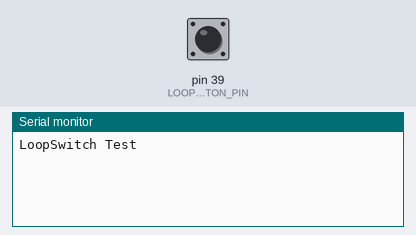
The sketch below on a simulated Arduino Mega 2560, built for the host (arithmetic inside an expression is 32-bit, double 64-bit). Parts: the last lines printed to the serial monitor. The inputs (shaded band) are chosen by the test bench; at power-on: pin 39 (LOOPSWITCH_BUTTON_PIN) LOW.

Above: at 1.2 s.
1.3 s: pin 39 (LOOPSWITCH_BUTTON_PIN) pulled HIGH for 0.15 s
At 2.2 s:
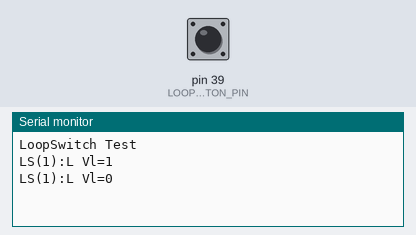
2.9 s: pin 39 (LOOPSWITCH_BUTTON_PIN) pulled HIGH for 1 s
At 4.6 s:
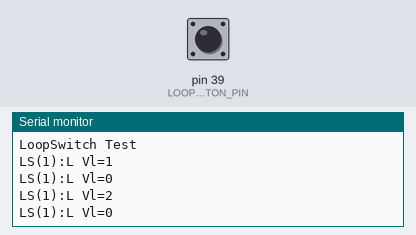
5.4 s: pin 39 (LOOPSWITCH_BUTTON_PIN) pulled HIGH for 0.15 s
At 6.4 s:
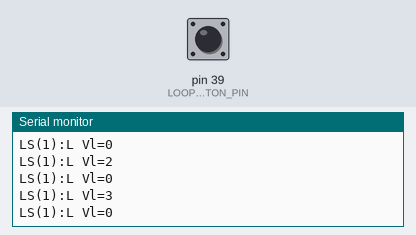
Timing chart, 0 to 8.4 s (numbered marks = the images above; inputs shaded):
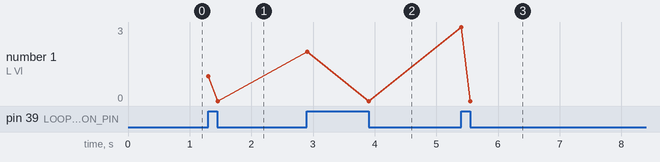

The sketch:

14-LoopSwitch.ino
```cpp
// (licence header left out)
#define LOG
#define LOG_LOOP
#include <Easy.h>

//*****************************************************************
// Parameter loop switch
#define LOOPSWITCH_BUTTON_PIN 39
#define LOOPSWITCH_MIN 1
#define LOOPSWITCH_MAX 5
#define LOOPSWITCH_STEPWIDTH 1
#define SWITCHMODE smPullUpExternal

void setup()
{
//((*** Initialize: Configure your sketch here....
#ifdef LOG
  GetLog()->printf("LoopSwitch Test");
#endif

  // Create input loop switch
  // Each press of the button changes the value within the defined range.
  LoopSwitch* loopSwitch = new LoopSwitch(LOOPSWITCH_BUTTON_PIN, LOOPSWITCH_MIN, LOOPSWITCH_MAX, LOOPSWITCH_STEPWIDTH, SWITCHMODE);
  // ***))

  // Initialize control
  ControlManagerFactory::GetControlManager()->Setup();
}

//*****************************************************************
void loop() {
  //*** Run: No additional code is required

#ifdef LOG_LOOP_DEBUG
  GetLog()->println("Loop");
#endif

  ControlManagerFactory::GetControlManager()->Loop();

  delay(5);
}
```

Measured:
- after the input at 1.3 s, the serial monitor: prints a new line at once (image 1)
- after the input at 2.9 s, the serial monitor: prints a new line at once (image 2)
- after the input at 5.4 s, the serial monitor: prints a new line at once (image 3)
